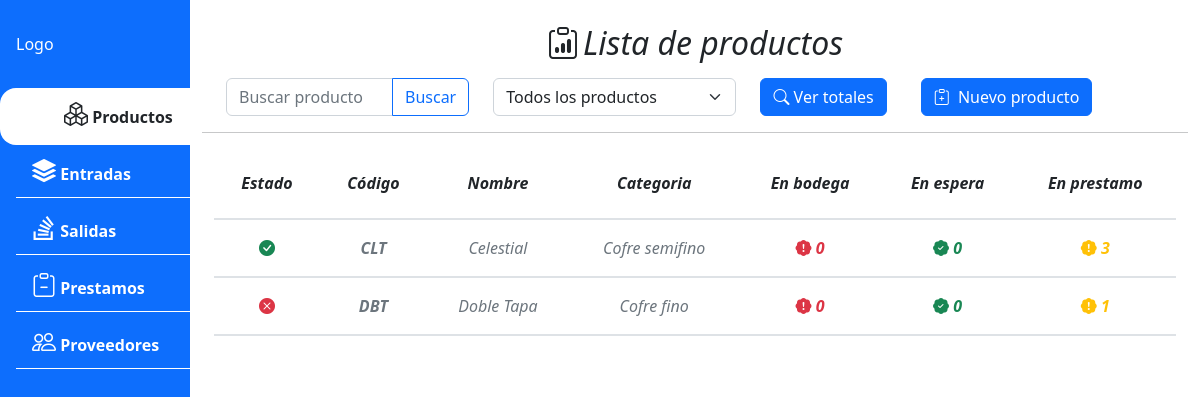
The page /product/list/ on the database its author committed.
### apps/product/models.py (models this page shows, shortened)
class Product(BaseModel):
    code = models.CharField(max_length=10, unique=True)
    name = models.CharField(max_length=20)
    description = models.TextField(blank=True)
    consecutive = models.SmallIntegerField(default=0)
    category = models.ForeignKey(ProductCategory, on_delete=models.CASCADE)
    class Meta:
        ordering = ['name']
        verbose_name = "Producto"
        verbose_name_plural = "Productos"
    @property
    def stock_wait(self):
        from django.db.models import Sum
        quantity = ProductDetail.objects.filter(
            product=self, state=True).aggregate(Sum('stock_wait'))
        if quantity['stock_wait__sum'] == None:
            quantity['stock_wait__sum'] = 0
        return quantity
    @property
    def stock_cellar(self):
        from django.db.models import Sum
        quantity = ProductDetail.objects.filter(
            product=self, state=True).aggregate(Sum('stock_cellar'))
        if quantity['stock_cellar__sum'] == None:
            quantity['stock_cellar__sum'] = 0
        return quantity
    @property
    def stock_loan(self):
        from django.db.models import Sum
        quantity = ProductDetail.objects.filter(
            product=self, state=True).aggregate(Sum('stock_loan'))
        if quantity['stock_loan__sum'] == None:
            quantity['stock_loan__sum'] = 0
        return quantity

class ProductCategory(BaseModel):
    name = models.CharField(max_length=50, blank=False, null=False)
    class Meta:
        ordering = ['name']
        verbose_name = "Categoria"
        verbose_name_plural = "Categorias"
    def __str__(self):
        return self.name

### apps/product/views.py (the view)
# urls.py: path('list/',ProductListView.as_view(), name = 'product_list'),
class ProductListView(ListView):
	model = Product
	template_name = 'product/product_list.html'
	def get_context_data(self, **kwargs):
		context = super().get_context_data(**kwargs)
		context["categories"] = ProductCategory.objects.filter().values('id','name')
		return context

### apps/product/templates/product/product_list.html (shortened to what this page needs)
{% extends 'core/base.html' %}
{% load static %}
{% block content %}
<div class="row px-4 ">
  <h2 class="d-flex justify-content-center pb-2"><i class="bi bi-clipboard-data pe-1"></i> Lista de productos </h2>
  <div class="input-group col">
    <input type="text" class="form-control" id="input_search" placeholder="Buscar producto"
      aria-describedby="btn_search" onchange='auto_complete()'>
    <button class="btn btn-outline-primary" type="button" id="btn_search" onclick="search_product()">Buscar</button>
  </div>
  <div class="col">
    <select class="form-select" id="select_category" onchange="filter_product()">
      <option value="-1">Todos los productos</option>
    </select>
  </div>
  <div class="d-grid gap-2 col-2 d-md-flex">
    <button type="button" class="btn btn-primary" onclick="get_total_product()">
      <i class="bi bi-search"></i> Ver totales
    </button>
  </div>
  <div class="d-grid gap-2 col d-md-flex">
    <button type="button" class="btn btn-primary" data-bs-toggle="modal" data-bs-target="#product-form-modal">
      <i class="bi bi-clipboard-plus pe-1"></i> Nuevo producto
    </button>
  </div>
</div>
<hr>
<div class="row px-4">
  <table class="table my-table table-hover text-center fst-italic">
    <thead class="fw-semibold ">
      <tr>
        <th scope="col">Estado</th>
        <th scope="col">Código</th>
        <th scope="col">Nombre</th>
        <th scope="col">Categoria</th>
        <th scope="col">En bodega</th>
        <th scope="col">En espera</th>
        <th scope="col">En prestamo</th>
      </tr>
    </thead>
    <tbody id="product-table-list">
      {%for product in object_list%}
      <tr id='tr-{{product.id}}' class="text-muted" onclick='product_detail({{product.id}})'>
        {% if product.state %}
        <th id="td-state-{{product.id}}"><i class="bi bi-check-circle-fill text-success"></i></th>
        {%else %}
        <th id="td-state-{{product.id}}"><i class="bi bi-x-circle-fill text-danger"></i></th>
        {%endif%}
        <th>{{product.code}}</th>
        <td id="td-name-{{product.id}}">{{product.name}}</td>
        <td id="td-category-{{product.id}}">{{product.category}}</td>
        {% if product.stock_cellar.stock_cellar__sum > 10 %}
        <td class="text-success fw-semibold"><i class="bi bi-patch-check-fill"></i>
          {{product.stock_cellar.stock_cellar__sum}}</td>
        {% elif product.stock_cellar.stock_cellar__sum > 0 %}
        <td class="text-warning fw-semibold"><i class="bi bi-patch-exclamation-fill"></i>
          {{product.stock_cellar.stock_cellar__sum}}</td>
        {% else %}
        <td class="text-danger fw-semibold"><i class="bi bi-patch-exclamation-fill"></i>
          {{product.stock_cellar.stock_cellar__sum}}</td>
        {% endif %}
        {% if product.stock_wait.stock_wait__sum > 0 %}
        <td class="text-warning fw-semibold"><i class="bi bi-patch-exclamation-fill"></i>
          {{product.stock_wait.stock_wait__sum}}</td>
        {% else %}
        <td class="text-success fw-semibold"><i class="bi bi-patch-check-fill"></i>
          {{product.stock_wait.stock_wait__sum}}</td>
        {% endif %}
        {% if product.stock_loan.stock_loan__sum > 0 %}
        <td class="text-warning fw-semibold"><i class="bi bi-patch-exclamation-fill"></i>
          {{product.stock_loan.stock_loan__sum}}</td>
        {% else %}
        <td class="text-success fw-semibold"><i class="bi bi-patch-check-fill"></i>
          {{product.stock_loan.stock_loan__sum}}</td>
        {% endif %}
      </tr>
      {%endfor%}
    </tbody>
  </table>
</div>
{% endblock %}

### static/css/style.css (style rules this page uses)
.my-table thead tr { line-height:2.3rem; }
.table>:not(caption)>*>* { border-bottom-width: 2px; padding: 1rem 1rem; }

### rows shown on the page
Product: code "CLT", name "Celestial", category "Cofre semifino", stock_cellar.stock_cellar__sum "0", stock_wait.stock_wait__sum "0", stock_loan.stock_loan__sum "3"
Product: code "DBT", name "Doble Tapa", category "Cofre fino", stock_cellar.stock_cellar__sum "0", stock_wait.stock_wait__sum "0", stock_loan.stock_loan__sum "1"
